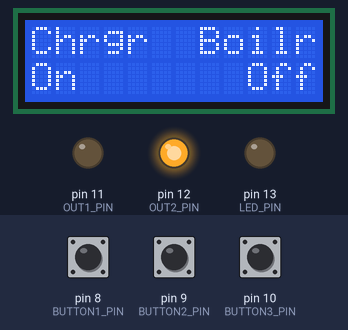
A sketch run on a simulated Arduino Uno, built with avr-gcc and run on an emulated ATmega328P. On the bench: 12×2 character LCD, output pins drawn as LEDs (lit = HIGH). The test bench sets the inputs (shaded band); at power-on: pin 8 (BUTTON1_PIN) HIGH, pin 10 (BUTTON3_PIN) HIGH, pin 9 (BUTTON2_PIN) HIGH. What the sketch prints to the serial monitor is not drawn.

Above: at 1.2 s.
1.3 s: pin 8 (BUTTON1_PIN) pulled LOW for 0.15 s
At 2.3 s:
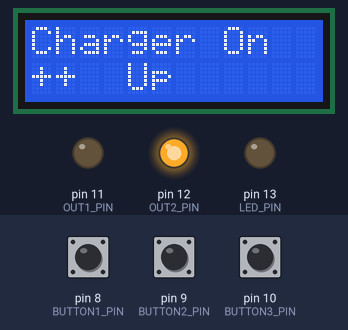
2.9 s: pin 8 (BUTTON1_PIN) pulled LOW for 1 s
At 4.5 s:
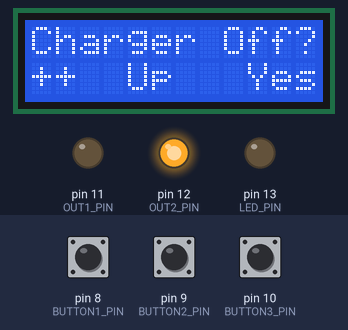
5.4 s: pin 10 (BUTTON3_PIN) pulled LOW for 0.15 s
At 5.9 s:
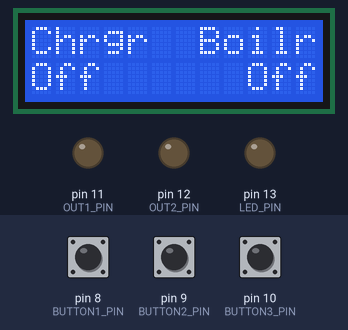
7.0 s: pin 10 (BUTTON3_PIN) pulled LOW for 1 s
At 9.2 s:
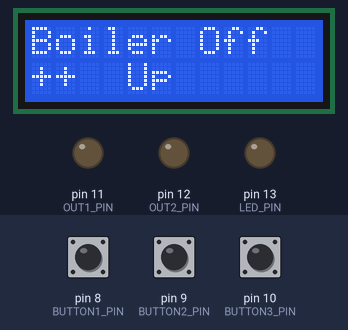
9.5 s: pin 8 (BUTTON1_PIN) pulled LOW for 0.15 s
At 10.7 s:
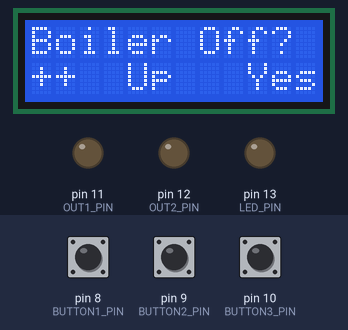
11.2 s: pin 8 (BUTTON1_PIN) pulled LOW for 3.2 s
At 12.1 s:
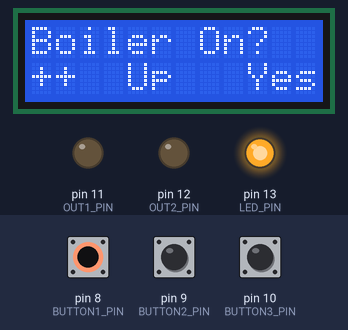
Timing chart, 0 to 15.9 s (numbered marks = the images above; inputs shaded):
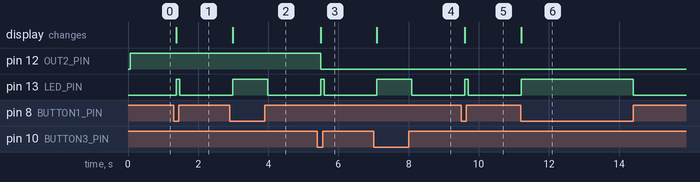

Measured:
- after the input at 1.3 s, pin 13 (LED_PIN): LOW → HIGH after 0.08 s, → LOW 0.10 s later; the display: changes after 0.08 s (image 1)
- after the input at 2.9 s, pin 13 (LED_PIN): LOW → HIGH after 0.08 s, → LOW 1.0 s later; the display: changes after 0.08 s (image 2)
- after the input at 5.4 s, pin 12 (OUT2_PIN): HIGH → LOW after 0.09 s; pin 13 (LED_PIN): LOW → HIGH after 0.09 s, → LOW 0.10 s later; the display: changes after 0.09 s (image 3)
- after the input at 7.0 s, pin 13 (LED_PIN): LOW → HIGH after 0.10 s, → LOW 1.0 s later; the display: changes after 0.10 s (image 4)
- after the input at 9.5 s, pin 13 (LED_PIN): LOW → HIGH after 0.10 s, → LOW 0.10 s later; the display: changes after 0.10 s (image 5)
- after the input at 11.2 s, pin 13 (LED_PIN): LOW → HIGH at once, → LOW 3.2 s later; the display: changes at once (image 6)

The sketch:

PowerController.ino
```cpp
#include <LiquidCrystal.h>

#define NONE_PIN -1
#define BUTTON1_PIN 8
#define BUTTON2_PIN 9
#define BUTTON3_PIN 10
#define OUT1_PIN 11
#define OUT2_PIN 12
#define LED_PIN 13

#define LCD_RS_PIN 7
#define LCD_ENABLE_PIN 6
#define LCD_D4_PIN 5
#define LCD_D5_PIN 4
#define LCD_D6_PIN 3
#define LCD_D7_PIN 2

#define STATE_NONE -1   // No state change
#define STATE_START 0
#define STATE_DEVICE_SHOW 1
#define STATE_DEVICE_SET 2
#define STATE_END (STATE_DEVICE_SET + 1)     // Keep this last_state + 1

#define OS_NONE -1
#define OS_OFF 0
#define OS_ON 1
#define OS_END (OS_ON + 1)

char *OS_OFF_TEXT = "Off";
char *OS_ON_TEXT = "On";

struct state {
  int stateId;

  char *topRowFixedText;
  char *btn1FixedText;
  char *btn2FixedText;
  char *btn3FixedText;

  char * (*topRowTextFunc)();
  char * (*btn1TextFunc)();
  char * (*btn2TextFunc)();
  char * (*btn3TextFunc)();

  int (*btn1Function)();
  int (*btn2Function)();
  int (*btn3Function)();
};

struct state states[] = {
  { STATE_START,
    "Chrgr  Boilr", NULL, NULL, NULL,
    NULL, chargerOutputStateText, NULL, boilerOutputStateText,
    toStateChargerShow, NULL, toStateBoilerShow },
  { STATE_DEVICE_SHOW,
    NULL, "++", "Up", NULL,
    currentOutputStateText, NULL, NULL, NULL,
    toStateDeviceSet, toStateStart, NULL },
  { STATE_DEVICE_SET,
    NULL, "++", "Up", "Yes",
    changeCurrentOutputStateText, NULL, NULL, NULL,
    toStateDeviceSet, toStateStart, stateCommit },
  { STATE_END,
    NULL, NULL, NULL, NULL,
    NULL, NULL, NULL, NULL,
    NULL, NULL, NULL },
};

struct output {
  char *name;
  int state;
  int pendingState;
  int pin;
};

struct output outputs[] = {
  { "Boiler", OS_OFF, OS_NONE, OUT1_PIN },
  { "Charger", OS_ON, OS_NONE, OUT2_PIN },
  { NULL, OS_NONE, OS_NONE, NONE_PIN },
};

#define OUTPUT_BOILER 0
#define OUTPUT_CHARGER 1

int currentState = 0;
int prevBtnDown = 0;
int btnDown = 0;
int currentOutput = 0;

// LiquidCrystal(rs, enable, d4, d5, d6, d7)
LiquidCrystal lcd(LCD_RS_PIN, LCD_ENABLE_PIN,
                  LCD_D4_PIN, LCD_D5_PIN,
                  LCD_D6_PIN, LCD_D7_PIN);

int toStateChargerShow() {
  currentOutput = OUTPUT_CHARGER;
  return STATE_DEVICE_SHOW;
}

int toStateBoilerShow() {
  currentOutput = OUTPUT_BOILER;
  return STATE_DEVICE_SHOW;
}

int toStateStart() {
  return STATE_START;
}

int toStateDeviceSet() {
  ++outputs[currentOutput].pendingState;
  if (outputs[currentOutput].pendingState >= OS_END) {
    outputs[currentOutput].pendingState = OS_OFF;
  }

  return STATE_DEVICE_SET;
}

int stateCommit() {
  outputs[currentOutput].state = outputs[currentOutput].pendingState;

  return STATE_START;
}

char *chargerOutputStateText() {
  return osOutputStateText(outputs[OUTPUT_CHARGER].state);
}

char *boilerOutputStateText() {
  return osOutputStateText(outputs[OUTPUT_BOILER].state);
}

char *osOutputStateText(int outputState) {
  switch (outputState) {
    case OS_ON:
      return OS_ON_TEXT;
      break;
    case OS_OFF:
    default:
      return OS_OFF_TEXT;
      break;
  }
  return "";
}

char *currentOutputStateText() {
  static char stateBuffer[30];  // NOTE: Limits the length of outputs!

  strcpy(stateBuffer, outputs[currentOutput].name);
  strcat(stateBuffer, " ");
  strcat(stateBuffer, osOutputStateText(outputs[currentOutput].state));

  return stateBuffer;
}

char *changeCurrentOutputStateText() {
  static char switchBuffer[30];  // NOTE Limits the length of outputs

  strcpy(switchBuffer, outputs[currentOutput].name);
  strcat(switchBuffer, " ");
  strcat(switchBuffer, osOutputStateText(outputs[currentOutput].pendingState));
  strcat(switchBuffer, "?");

  return switchBuffer;
}

void findNextState(int nextState) {
  if (nextState >= STATE_END) {
    currentState = STATE_START;
  }
  else if (STATE_NONE == nextState) {
    // Keep the current state
    return;
  }
  currentState = nextState;
}

struct state *findCurrentState() {
   return &(states[currentState]);
}

int checkButtons() {
  int buttons[] = { BUTTON1_PIN, BUTTON2_PIN, BUTTON3_PIN, -1 };

  for (int i = 0; -1 != buttons[i]; ++i) {
    if (LOW == digitalRead(buttons[i])) {
      return buttons[i];
    }
  }

  return 0;
}

char *stateText(char *fixedText,
                char * (*textFunc)()) {
  if (NULL != textFunc) {
    return textFunc();
  }
  if (NULL != fixedText) {
    return fixedText;
  }
  return "";
}

void printTexts(struct state *state) {
  // Print to Serial for debugging
  Serial.print("Top row: ");
  Serial.println(stateText(state->topRowFixedText,
                           state->topRowTextFunc));
  Serial.print("Bottom row: ");
  Serial.print(stateText(state->btn1FixedText,
                         state->btn1TextFunc));
  Serial.print(" | ");
  Serial.print(stateText(state->btn2FixedText,
                        state->btn2TextFunc));
  Serial.print(" | ");
  Serial.println(stateText(state->btn3FixedText,
                           state->btn3TextFunc));

  // Prepare the texts for the LCD
  char bottomRow[20];
  snprintf(bottomRow, 20, "%-3.3s %-4.4s %3.3s",
           stateText(state->btn1FixedText,
                     state->btn1TextFunc),
           stateText(state->btn2FixedText,
                     state->btn2TextFunc),
           stateText(state->btn3FixedText,
                     state->btn3TextFunc));

  lcd.clear();
  lcd.setCursor(0, 0);
  lcd.print(stateText(state->topRowFixedText,
                      state->topRowTextFunc));
  lcd.setCursor(0, 1);
  lcd.print(bottomRow);
}

int mapOutputState(int state) {
  if (OS_ON == state) {
    return HIGH;
  }
  return LOW;
}

void setOutputs() {
  int i = 0;

  while (NONE_PIN != outputs[i].pin) {
    digitalWrite(outputs[i].pin, mapOutputState(outputs[i].state));
    ++i;
  }
}


void update() {
  struct state *state = findCurrentState();
  printTexts(state);
  setOutputs();
}

void setLed(int btnDown) {
  if (0 == btnDown) {
    digitalWrite(LED_PIN, LOW);
  }
  else {
    digitalWrite(LED_PIN, HIGH);
  }
}

void setupPins() {
  pinMode(BUTTON1_PIN, INPUT_PULLUP);
  pinMode(BUTTON2_PIN, INPUT_PULLUP);
  pinMode(BUTTON3_PIN, INPUT_PULLUP);
  pinMode(OUT1_PIN, OUTPUT);
  pinMode(OUT2_PIN, OUTPUT);
  pinMode(LED_PIN, OUTPUT);
}

void setup() {
  Serial.begin(9600);
  setupPins();
  lcd.begin(12, 2);
  update();
}

void loop() {
  btnDown = checkButtons();
  if (btnDown != prevBtnDown) {
     struct state *s = findCurrentState();

     int (*func)() = NULL;

     switch (btnDown) {
       case BUTTON1_PIN:
         func = s->btn1Function;
         break;
       case BUTTON2_PIN:
         func = s->btn2Function;
         break;
       case BUTTON3_PIN:
         func = s->btn3Function;
         break;
       default:
         break;
     }

     if (NULL != func) {
       findNextState(func());
       update();
     }

     prevBtnDown = btnDown;
     setLed(btnDown);
  }

  delay(100);
}
```
